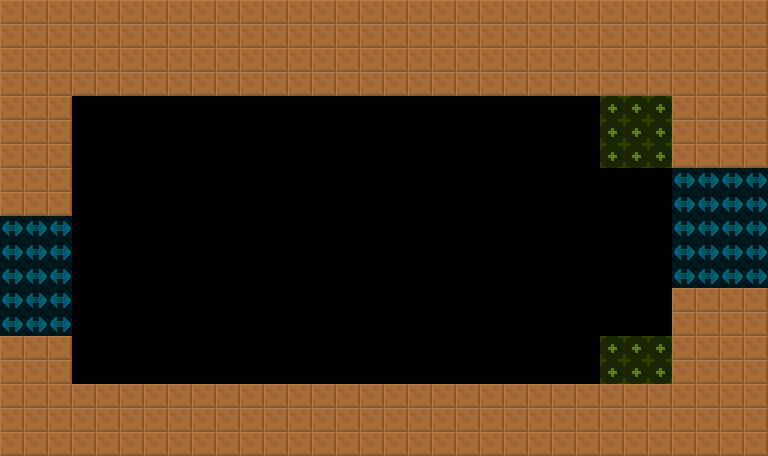

This game map was drawn from its Tiled (.tmx) file and the tilesets committed beside it. A one-line description and the trimmed map source follow:
An orthogonal 32x19 tile map with 24x24 px tiles, 2 tile layers (col, lnk), 2 tilesets and 3 objects (2x Door, SpecialEquipment).

<map version="1.4" tiledversion="1.4.2" orientation="orthogonal" renderorder="right-down" width="32" height="19" tilewidth="24" tileheight="24" infinite="0" nextlayerid="4" nextobjectid="8">
 <tileset firstgid="6" source="../../lnk.tsx" />
 <tileset firstgid="1" source="../../col.tsx" />
 <layer id="1" name="col" width="32" height="19">
  <data>[608 cells, 273 non-empty, 1 distinct tile ids]</data>
 </layer>
 <layer id="2" name="lnk" width="32" height="19" opacity="0.5">
  <data>[608 cells, 50 non-empty, 2 distinct tile ids]</data>
 </layer>
 <objectgroup id="3" name="markers" opacity="0.5">
  <object id="1" name="SpecialEquipment" type="SpecialEquipment" x="72" y="96" width="528" height="288">
   <properties>
    <property name="yr" value="0" />
    <property name="xr" value="0" />
   </properties>
  </object>
  <object id="2" name="Door" type="Door" x="720" y="264" width="24" height="24">
   <properties>
    <property name="yr" value="0" />
    <property name="xr" value="0" />
   </properties>
  </object>
  <object id="3" name="Door" type="Door" x="24" y="312" width="24" height="24">
   <properties>
    <property name="yr" value="0" />
    <property name="xr" value="0" />
   </properties>
  </object>
 </objectgroup>
</map>
